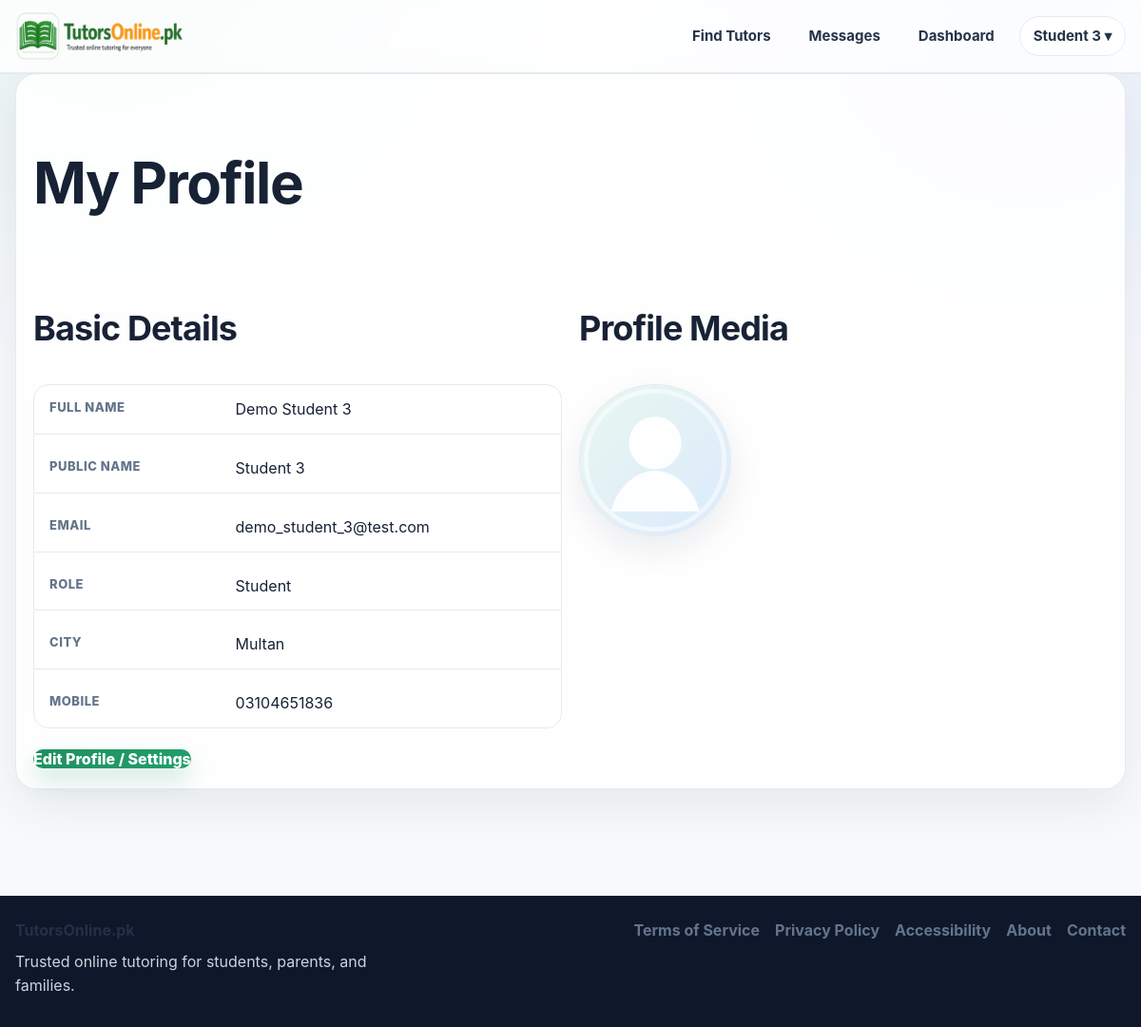
Screenshot of /profile (signed in) with the database file from the repository.
### app.py (models this page shows, shortened)
class User(UserMixin, db.Model):
    id = db.Column(db.Integer, primary_key=True)
    email = db.Column(db.String(120), unique=True, nullable=False)
    password_hash = db.Column(db.String(255), nullable=False)
    role = db.Column(db.String(20), nullable=False, default="student")
    full_name = db.Column(db.String(120), nullable=False)
    public_name = db.Column(db.String(120), nullable=False)
    qualification = db.Column(db.String(120), default="")
    subjects = db.Column(db.String(255), default="")
    class_levels = db.Column(db.String(255), default="")
    experience_years = db.Column(db.Integer, default=0)
    bio = db.Column(db.Text, default="")
    degree_title = db.Column(db.String(255), default="")
    degree_major = db.Column(db.String(255), default="")
    degree_institution = db.Column(db.String(255), default="")
    degree_year = db.Column(db.String(50), default="")
    degree_grade = db.Column(db.String(50), default="")
    previous_path_choice = db.Column(db.String(50), default="")
    mphil_title = db.Column(db.String(255), default="")
    mphil_major = db.Column(db.String(255), default="")
    mphil_institution = db.Column(db.String(255), default="")
    mphil_year = db.Column(db.String(50), default="")
    mphil_grade = db.Column(db.String(50), default="")
    mphil_additional_note = db.Column(db.String(255), default="")
    masters_title = db.Column(db.String(255), default="")
    masters_major = db.Column(db.String(255), default="")
    masters_institution = db.Column(db.String(255), default="")
    masters_year = db.Column(db.String(50), default="")
    masters_grade = db.Column(db.String(50), default="")
    masters_additional_note = db.Column(db.String(255), default="")
    bachelor_title = db.Column(db.String(255), default="")
    bachelor_major = db.Column(db.String(255), default="")
    bachelor_institution = db.Column(db.String(255), default="")
    bachelor_year = db.Column(db.String(50), default="")
    bachelor_grade = db.Column(db.String(50), default="")
    bachelor_additional_note = db.Column(db.String(255), default="")
    inter_program = db.Column(db.String(100), default="")
    inter_institution = db.Column(db.String(255), default="")
    inter_grade = db.Column(db.String(50), default="")
    inter_year = db.Column(db.String(50), default="")
    matric_program = db.Column(db.String(100), default="")
    matric_institution = db.Column(db.String(255), default="")
    matric_grade = db.Column(db.String(50), default="")
    matric_year = db.Column(db.String(50), default="")
    gender = db.Column(db.String(50), default="")
    city = db.Column(db.String(120), default="")
    main_subject = db.Column(db.String(120), default="")
    additional_subjects = db.Column(db.String(255), default="")
    student_level = db.Column(db.String(120), default="")
    student_subject_needed = db.Column(db.String(120), default="")
    preferred_tutor_gender = db.Column(db.String(50), default="")
    learning_mode = db.Column(db.String(50), default="")
    teaching_mode = db.Column(db.String(50), default="")
    hourly_rate = db.Column(db.Integer, default=0)
    mobile_number = db.Column(db.String(40), default="")
    cnic_number = db.Column(db.String(40), default="")
    profile_image = db.Column(db.String(255), default="")
    degree_file = db.Column(db.String(255), default="")
    additional_qualification_level = db.Column(db.String(80), default="")
    additional_qualification_title = db.Column(db.String(255), default="")
    additional_qualification_major = db.Column(db.String(255), default="")
    additional_qualification_institution = db.Column(db.String(255), default="")
    additional_qualification_year = db.Column(db.String(50), default="")
    additional_qualification_grade = db.Column(db.String(50), default="")
    additional_qualification_file = db.Column(db.String(255), default="")
    demo_video_url = db.Column(db.String(255), default="")
    demo_video_file = db.Column(db.String(255), default="")
    modest_profile = db.Column(db.Boolean, default=False)
    audio_only = db.Column(db.Boolean, default=False)
    is_active_user = db.Column(db.Boolean, default=True)
    is_verified_tutor = db.Column(db.Boolean, default=False)
    profile_stage = db.Column(db.String(40), default="basic_complete")
    verification_submitted_at = db.Column(db.DateTime)
    approved_at = db.Column(db.DateTime)
    rejected_at = db.Column(db.DateTime)
    admin_review_note = db.Column(db.Text, default="")
    is_public_tutor = db.Column(db.Boolean, default=False)
    tutor_category = db.Column(db.String(80), default="")
    bonus_credits = db.Column(db.Integer, default=0)
    total_earnings_pkr = db.Column(db.Integer, default=0)
    monthly_earnings_pkr = db.Column(db.Integer, default=0)
    sessions_completed = db.Column(db.Integer, default=0)
    rating_avg = db.Column(db.Float, default=0.0)
    rating_count = db.Column(db.Integer, default=0)
    credits_balance = db.Column(db.Integer, default=0)
    pending_payout_pkr = db.Column(db.Integer, default=0)
    payout_method = db.Column(db.String(30), default="bank")
    payout_account_title = db.Column(db.String(120), default="")
    payout_account_number = db.Column(db.String(120), default="")
    payout_iban = db.Column(db.String(64), default="")
    created_at = db.Column(db.DateTime, default=datetime.utcnow)
    bookings_as_student = db.relationship(
        "Booking",
        backref="student",
        lazy=True,
        foreign_keys="Booking.student_id",
    )
    bookings_as_tutor = db.relationship(
        "Booking",
        backref="tutor",
        lazy=True,
        foreign_keys="Booking.tutor_id",
    )
    @property
    def is_active(self):
        return self.is_active_user

### app.py (the view)
@app.route("/profile")
@login_required
def profile():
    return render_template("profile.html")

### app.py (called while the page is built, shortened)
@app.context_processor
def inject_message_badge():
    return {
        "global_unread_messages": unread_message_count_for(current_user)
        if current_user.is_authenticated else 0
    }

@login_manager.user_loader
def load_user(user_id):
    return User.query.get(int(user_id))

@app.context_processor
def inject_globals():
    return {
        "credit_rate": app.config["CREDIT_RATE"],
        "google_configured": bool(
            app.config["GOOGLE_CLIENT_ID"] and app.config["GOOGLE_CLIENT_SECRET"]
        ),
        "under_construction": UNDER_CONSTRUCTION,
    }

@app.before_request
def construction_gate():
    if request.method == "GET" and not request.path.startswith("/static/"):
        if not session.get("_visit_counted"):
            session["_visit_counted"] = True
            app.config["VISITOR_COUNT"] = app.config.get("VISITOR_COUNT", 0) + 1
    if current_user.is_authenticated and current_user.role == "admin":
        if request.args.get("preview") == "1":
            return
    if current_user.is_authenticated and current_user.role == "admin":
        if request.args.get("preview") == "1":
            session["preview_mode"] = True
    if session.get("preview_mode"):
        return
    if not UNDER_CONSTRUCTION:
        return

def media_url(path, fallback=None):
    fallback = fallback or url_for("static", filename=PROFILE_IMAGE_FALLBACK)
    path = (path or "").strip()
    if not path:
        return fallback
    if path.startswith(("http://", "https://")):
        return path
    path = path.replace("\\", "/").lstrip("/")
    if path.startswith("static/"):
        return url_for("static", filename=path[len("static/"):])
    if path.startswith("demo_seed/"):
        return url_for("demo_seed_file", filename=path[len("demo_seed/"):])
    if path.startswith("uploads/"):
        path = path[len("uploads/"):]
    if not path or ".." in Path(path).parts:
        return fallback
    return url_for("uploaded_file", filename=path)

def image_url(path, fallback=None):
    return media_url(path, fallback=fallback)

### templates/profile.html (shortened to what this page needs)
{% extends 'base.html' %}
{% block content %}
<section class="card">
  <h1>My Profile</h1>
  <div class="grid two">
    <div>
      <h2>Basic Details</h2>
      <div class="detail-list">
        <div class="detail-row"><span class="detail-label">Full Name</span><span class="detail-value">{{ current_user.full_name }}</span></div>
        <div class="detail-row"><span class="detail-label">Public Name</span><span class="detail-value">{{ current_user.public_name }}</span></div>
        <div class="detail-row"><span class="detail-label">Email</span><span class="detail-value">{{ current_user.email }}</span></div>
        <div class="detail-row"><span class="detail-label">Role</span><span class="detail-value">{{ current_user.role|title }}</span></div>
        <div class="detail-row"><span class="detail-label">City</span><span class="detail-value">{{ current_user.city or '-' }}</span></div>
        <div class="detail-row"><span class="detail-label">Mobile</span><span class="detail-value">{{ current_user.mobile_number or '-' }}</span></div>
      </div>
    </div>
    <div>
      <h2>Profile Media</h2>
      <div style="margin-bottom:16px;">
        <img src="{{ image_url(current_user.profile_image) }}" data-fallback="{{ url_for('static', filename='images/default-avatar.svg') }}" alt="{{ current_user.public_name }}" class="profile-pic profile-pic-large">
      </div>
    </div>
  </div>
  <div style="margin-top:20px;">
    <a class="btn btn-primary" href="{{ url_for('settings') }}">Edit Profile / Settings</a>
  </div>
</section>
{% endblock %}

### templates/base.html (shortened to what this page needs)
<!doctype html>
<html lang="en">
<head>
  <link rel="stylesheet" href="{{ url_for('static', filename='css/styles.css') }}">
  <link rel="stylesheet" href="{{ url_for('static', filename='css/design-system.css') }}">
</head>
<body>
  <header class="site-header">
    <div class="container nav-wrap">
      <a href="{{ url_for('index') }}" class="brand">
        <img src="{{ url_for('static', filename='images/logo.png') }}" alt="TutorsOnline.pk" class="brand-logo">
      </a>
     <nav class="main-nav">
      <a href="{{ url_for('tutors') }}">Find Tutors</a>
      {% if current_user.is_authenticated %}
        <a href="{{ url_for('messages_inbox') }}" class="nav-messages-link">
          Messages
        </a>
        <a href="{{ url_for('dashboard') }}">Dashboard</a>
        <div class="nav-user-dropdown">
          <button type="button" class="nav-user-trigger">
            {{ current_user.public_name or 'Account' }} ▾
          </button>
        </div>
      {% else %}
        <a href="{{ url_for('contact') }}">Contact</a>
        <a href="{{ url_for('login') }}">Login</a>
        <a href="{{ url_for('register') }}" class="nav-join-btn">Join</a>
      {% endif %}
    </nav>
    </div>
  </header>
  <main class="site-main">
    <div class="container">
      {% block content %}{% endblock %}
    </div>
  </main>
  <footer class="site-footer">
    <div class="container footer-wrap">
      <div class="footer-brand">
        <strong>TutorsOnline.pk</strong>
        <p>Trusted online tutoring for students, parents, and families.</p>
      </div>
      <div class="footer-links">
        <a href="{{ url_for('terms') }}">Terms of Service</a>
        <a href="{{ url_for('privacy') }}">Privacy Policy</a>
        <a href="{{ url_for('accessibility') }}">Accessibility</a>
        <a href="{{ url_for('about') }}">About</a>
        <a href="{{ url_for('contact') }}">Contact</a>
      </div>
    </div>
  </footer>
</body>
</html>

### static/css/styles.css (style rules this page uses)
:root { --bg: #f6f7f9; --surface: #ffffff; --surface-soft: rgba(255, 255, 255, 0.92); --text: #1f2a44; --muted: #5f6b7a; --line: #e3e8ee; --brand: #347a46; --brand-dark: #2d673c; --brand-light: #eef6f0; --blue: #2f67e8; --blue-dark: #2251bf; --shadow-soft: 0 12px 32px rgba(26, 37, 57, 0.05); --shadow-card: 0 14px 28px rgba(20, 31, 55, 0.06); --radius-xl: 28px; --radius-lg: 22px; --radius-md: 18px; --radius-sm: 14px; }
* { box-sizing: border-box; }
html { scroll-behavior: smooth; }
body { margin: 0; font-family: Arial, Helvetica, sans-serif; background: var(--bg); color: var(--text); }
a { text-decoration: none; color: var(--brand); }
img { max-width: 100%; }
.container { max-width: 1240px; margin: 0 auto; padding: 0 20px; }
.site-main { padding: 0 0 48px; }
.site-header { background: rgba(255, 255, 255, 0.95); border-bottom: 1px solid var(--line); position: sticky; top: 0; z-index: 50; backdrop-filter: blur(10px); }
.nav-wrap { min-height: 88px; display: flex; align-items: center; justify-content: space-between; gap: 20px; }
.brand { display: flex; align-items: center; }
.brand-logo { height: 58px; width: auto; display: block; }
.main-nav { display: flex; align-items: center; gap: 34px; flex-wrap: wrap; }
.main-nav a { color: #243047; font-size: 18px; font-weight: 500; }
.card { background: var(--surface); border: 1px solid var(--line); border-radius: 18px; padding: 18px; box-shadow: 0 10px 24px rgba(14, 32, 73, 0.04); }
.grid { display: grid; gap: 18px; }
.grid.two { grid-template-columns: repeat(auto-fit, minmax(280px, 1fr)); }
input, select, textarea, button, progress { font: inherit; }
.profile-pic { width: 100%; max-width: 240px; border-radius: 14px; object-fit: cover; background: #eef2fa; }
.profile-pic-large { width: 180px; height: 180px; object-fit: cover; border-radius: 24px; flex-shrink: 0; }
.detail-list { display: grid; gap: 10px; }
.detail-row { display: grid; grid-template-columns: 170px 1fr; gap: 14px; padding: 12px 0; border-bottom: 1px solid rgba(227, 232, 238, 0.9); }
.detail-row:last-child { border-bottom: none; }
.detail-label { color: #6b7280; font-weight: 700; }
.detail-value { color: #243047; word-break: break-word; }
.site-footer { margin-top: 48px; background: #ffffff; border-top: 1px solid var(--line); }
.footer-wrap { display: flex; justify-content: space-between; gap: 24px; padding: 24px 20px 30px; flex-wrap: wrap; }
.footer-brand strong { display: block; margin-bottom: 8px; color: #243047; }
.footer-brand p { margin: 0; color: var(--muted); max-width: 380px; line-height: 1.6; }
.footer-links { display: flex; gap: 18px; flex-wrap: wrap; align-items: flex-start; }
.footer-links a { color: #3b5fbf; font-weight: 500; }
:root { --homepage-max: 1280px; --hero-height-desktop: 500px; --hero-height-tablet: 430px; --hero-height-mobile: 360px; --glass: rgba(255, 255, 255, 0.78); --glass-strong: rgba(255, 255, 255, 0.9); --brand-grad: linear-gradient(135deg, #2f67e8 0%, #347a46 100%); --soft-ring: 0 0 0 4px rgba(47, 103, 232, 0.08); --shadow-premium: 0 18px 45px rgba(17, 24, 39, 0.08); --shadow-premium-lg: 0 30px 70px rgba(17, 24, 39, 0.14); }
.container { max-width: var(--homepage-max); }

### rows the page displays
User: public_name "Student 3", full_name "Demo Student 3", email "demo_student_3@test.com", role "Student", city "Multan", mobile_number "03104651836"
